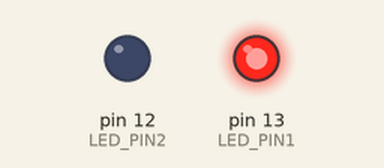
A sketch run on a simulated Arduino Uno, built with avr-gcc and run on an emulated ATmega328P. Shown: output pins drawn as LEDs (lit = HIGH).

Above: at 0.5 s.
At 2.2 s:
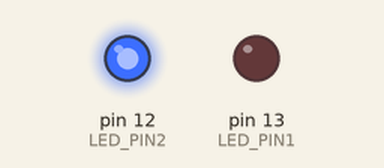
At 4.5 s:
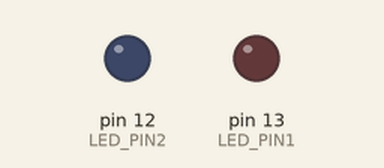
Timing chart, 0 to 6.9 s (numbered marks = the images above):
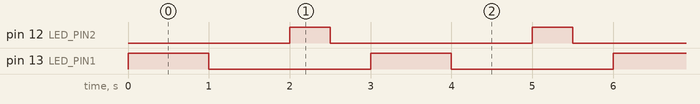

Measured:
- by itself, pin 12 (LED_PIN2): alternates HIGH for 0.50 s and LOW for 2.5 s
- by itself, pin 13 (LED_PIN1): alternates HIGH for 1.0 s and LOW for 2.0 s
- by itself, everything shown: repeats every 3.0 s, in 4 steps

The sketch:

sketch.ino
```cpp
#define LED_PIN1 13
#define LED_PIN2 12


void setup() {
  // put your setup code here, to run once:

  pinMode(LED_PIN1, OUTPUT);
  pinMode(LED_PIN2, OUTPUT);

}

void loop() {
  // put your main code here, to run repeatedly:
  digitalWrite(LED_PIN1, HIGH);
  delay(1000);


  digitalWrite(LED_PIN1, LOW);
  delay(1000);

  digitalWrite(LED_PIN2, HIGH);
  delay(500);

  digitalWrite(LED_PIN2, LOW);
  delay(500);

}
```
